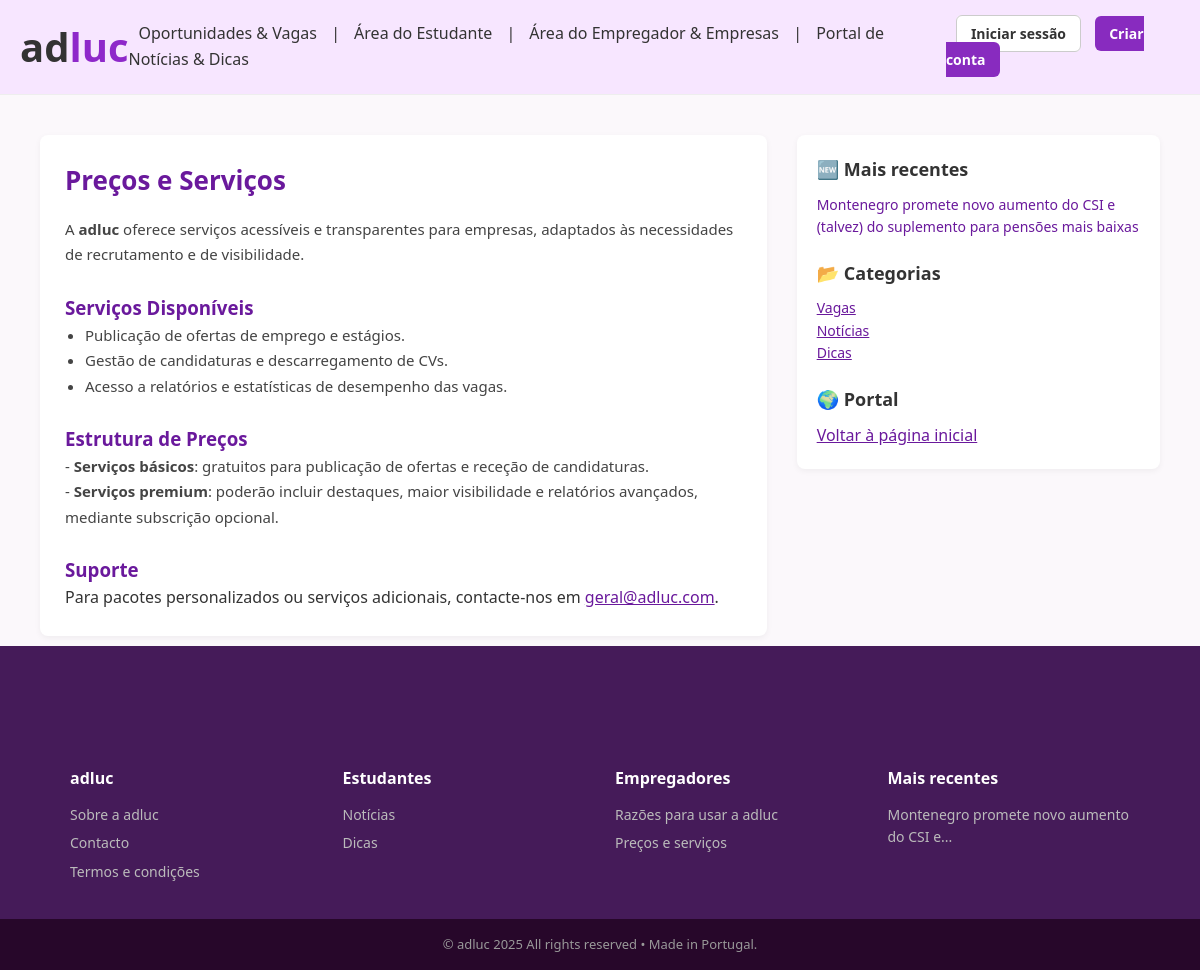
/precos, run on an earlier commit of the app's database.
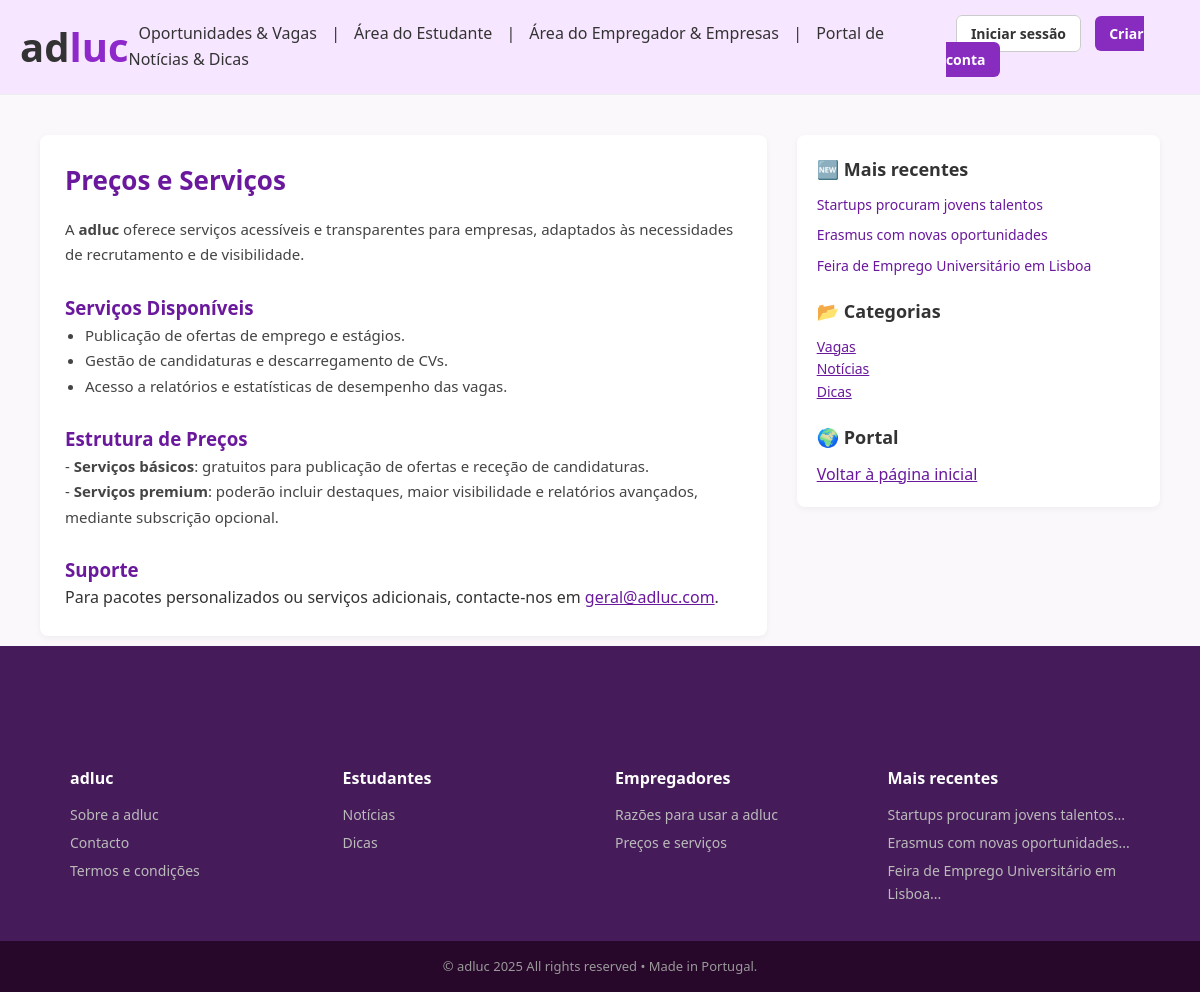
And on a later commit of the database.
### modelos/modelos.py (models this page shows)
class Publicacao(db.Model):
    __tablename__ = "publicacoes"
    id = db.Column(db.Integer, primary_key=True)
    titulo = db.Column(db.String(200), nullable=False)
    autor_id = db.Column(db.Integer, db.ForeignKey("utilizadores.id"), nullable=False)
    data_hora = db.Column(db.DateTime, default=datetime.utcnow)
    foto = db.Column(db.String(200), nullable=True)
    conteudo = db.Column(db.Text, nullable=False)
    tipo = db.Column(db.String(20), default="noticia")  # noticia ou dica

### app.py (the view)
@app.route("/precos", endpoint="pagina_precos")
def pagina_precos():
    return render_template("precos.html")

### app.py (called while the page is built)
@app.context_processor
def inject_publicacoes_recentes():
    from modelos.modelos import Publicacao
    recentes = Publicacao.query.order_by(Publicacao.data_hora.desc()).limit(3).all()
    return dict(publicacoes_recentes=recentes)

### templates/precos.html
{% extends "base.html" %}
{% block conteudo %}
<div style="display:grid;grid-template-columns:2fr 1fr;gap:30px;align-items:start;margin-top:30px;">
  <div style="background:#fff;padding:25px;border-radius:8px;box-shadow:0 2px 6px rgba(0,0,0,.05);">
    <h2 style="font-size:26px;color:#6a199c;margin-bottom:15px;">Preços e Serviços</h2>
    <p style="font-size:15px;line-height:1.7;color:#444;">
      A <b>adluc</b> oferece serviços acessíveis e transparentes para empresas,
      adaptados às necessidades de recrutamento e de visibilidade.
    </p>
    <h3 style="margin-top:25px;color:#6a199c;">Serviços Disponíveis</h3>
    <ul style="margin-left:20px;font-size:15px;line-height:1.7;color:#444;">
      <li>Publicação de ofertas de emprego e estágios.</li>
      <li>Gestão de candidaturas e descarregamento de CVs.</li>
      <li>Acesso a relatórios e estatísticas de desempenho das vagas.</li>
    </ul>
    <h3 style="margin-top:25px;color:#6a199c;">Estrutura de Preços</h3>
    <p style="font-size:15px;line-height:1.7;color:#444;">
      - <b>Serviços básicos</b>: gratuitos para publicação de ofertas e receção de candidaturas.<br>
      - <b>Serviços premium</b>: poderão incluir destaques, maior visibilidade e relatórios avançados,
        mediante subscrição opcional.
    </p>
    <h3 style="margin-top:25px;color:#6a199c;">Suporte</h3>
    <p>
      Para pacotes personalizados ou serviços adicionais, contacte-nos em
      <a href="mailto:geral@adluc.com" style="color:#6a199c;">geral@adluc.com</a>.
    </p>
  </div>
  <aside style="background:#fff;padding:20px;border-radius:8px;box-shadow:0 2px 6px rgba(0,0,0,.05);">
    <h3 style="font-size:18px;color:#333;margin-bottom:10px;">🆕 Mais recentes</h3>
    <ul style="list-style:none;padding:0;font-size:14px;">
      {% for pub in publicacoes_recentes %}
        <li style="margin-bottom:8px;">
          <a href="{{ url_for('detalhe_publicacao', pub_id=pub.id) }}"
             style="text-decoration:none;color:#6a199c;">{{ pub.titulo }}</a>
        </li>
      {% else %}
        <li style="color:#777;">Sem publicações recentes.</li>
      {% endfor %}
    </ul>
    <h3 style="font-size:18px;color:#333;margin:20px 0 10px;">📂 Categorias</h3>
    <ul style="list-style:none;padding:0;font-size:14px;">
      <li><a href="{{ url_for('pagina_vagas') }}" style="color:#6a199c;">Vagas</a></li>
      <li><a href="{{ url_for('pagina_noticias') }}" style="color:#6a199c;">Notícias</a></li>
      <li><a href="{{ url_for('pagina_dicas') }}" style="color:#6a199c;">Dicas</a></li>
    </ul>
    <h3 style="font-size:18px;color:#333;margin:20px 0 10px;">🌍 Portal</h3>
    <p><a href="{{ url_for('pagina_inicial') }}" style="color:#6a199c;">Voltar à página inicial</a></p>
  </aside>
</div>
{% endblock %}

### templates/base.html (shortened to what this page needs)
<!DOCTYPE html>
<html lang="pt">
<head>
  <link rel="stylesheet" href="{{ url_for('static', filename='css/style.css') }}">
</head>
<body class="light">
<header class="site-header">
  <div class="logo">
      <a href="{{ url_for('pagina_inicial') }}" style="text-decoration: none; color:inherit;">
        <span class="logo-ad">ad</span><span class="logo-luc">luc</span>
      </a>
  </div>
<nav class="nav-links" id="nav-menu">
    <a href="{{ url_for('pagina_vagas') }}">Oportunidades & Vagas</a>
    <span> | </span>
    <a href="{{ url_for('pagina_estudante') if session.get('tipo') == 'estudante' else '#' }}">Área do Estudante</a>
    <span> | </span>
    <a href="{{ url_for('pagina_empresa') if session.get('tipo') == 'empresa' else '#' }}">Área do Empregador & Empresas</a>
     <span> | </span>
    <a href="{{ url_for('pagina_conteudos') }}">Portal de Notícias & Dicas</a>
</nav>
  <div class="nav-buttons">
    {% if session.get('utilizador_id') %}
      <span class="user-info">Olá, {{ session.get('nome') }} ({{ session.get('tipo') }})</span>
      <a href="{{ url_for('logout') }}" class="btn btn-outline">Logout</a>
    {% else %}
      <a href="{{ url_for('login') }}" class="btn btn-outline">Iniciar sessão</a>
      <a href="{{ url_for('registo') }}" class="btn btn-azul">Criar conta</a>
    {% endif %}
  </div>
</header>
<main>
  {% block conteudo %}{% endblock %}
</main>
<footer class="site-footer">
  <div class="footer-columns">
    <div class="footer-col">
      <h3 class="footer-logo">adluc</h3>
      <a href="{{ url_for('pagina_sobre') }}">Sobre a adluc</a>
      <a href="{{ url_for('pagina_contactos') }}">Contacto</a>
      <a href="{{ url_for('pagina_termos') }}">Termos e condições</a>
    </div>
    <div class="footer-col">
      <h3>Estudantes</h3>
      <a href="{{ url_for('pagina_noticias') }}">Notícias</a>
      <a href="{{ url_for('pagina_dicas') }}">Dicas</a>
    </div>
    <div class="footer-col">
      <h3>Empregadores</h3>
      <a href="{{ url_for('pagina_razoes') }}">Razões para usar a adluc</a>
      <a href="{{ url_for('pagina_precos') }}">Preços e serviços</a>
    </div>
    <div class="footer-col">
      <h3>Mais recentes</h3>
      {% for pub in publicacoes_recentes %}
        <a href="{{ url_for('detalhe_publicacao', pub_id=pub.id) }}">
          {{ pub.titulo[:40] }}...
        </a>
      {% else %}
        <p style="color:#bbb;font-size:14px;">Sem publicações</p>
      {% endfor %}
    </div>
  </div>
  <div class="footer-bottom">
    © adluc 2025 All rights reserved • Made in Portugal.
  </div>
</footer>
</body>
</html>

What changed in the data, as far as the page shows it:
no longer on this page (row edited): Publicacao: titulo "Montenegro promete novo aumento do CSI e (talvez) do suplemento para pensões mais baixas", titulo "Montenegro promete novo aumento do CSI e"
added Publicacao: titulo "Startups procuram jovens talentos"
added Publicacao: titulo "Erasmus com novas oportunidades"
added Publicacao: titulo "Feira de Emprego Universitário em Lisboa"
